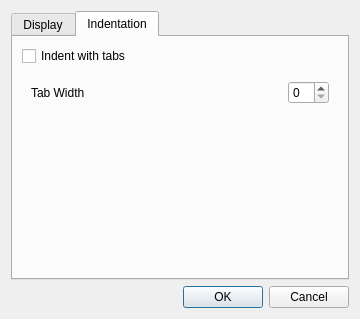
<ui version="4.0" >
 <class>EditorConfigDialog</class>
 <widget class="QDialog" name="EditorConfigDialog" >
  <property name="geometry" >
   <rect>
    <x>0</x>
    <y>0</y>
    <width>360</width>
    <height>319</height>
   </rect>
  </property>
  <property name="windowTitle" >
   <string>Configure Editor</string>
  </property>
  <layout class="QVBoxLayout" name="verticalLayout" >
   <item>
    <widget class="QTabWidget" name="tabWidget" >
     <property name="currentIndex" >
      <number>1</number>
     </property>
     <widget class="QWidget" name="tab" >
      <attribute name="title" >
       <string>Display</string>
      </attribute>
      <layout class="QVBoxLayout" name="verticalLayout_4" >
       <item>
        <widget class="QGroupBox" name="groupBox" >
         <property name="title" >
          <string>Default Font</string>
         </property>
         <layout class="QVBoxLayout" name="verticalLayout_3" >
          <item>
           <layout class="QHBoxLayout" name="horizontalLayout_3" >
            <item>
             <widget class="QLabel" name="label" >
              <property name="text" >
               <string>Family</string>
              </property>
             </widget>
            </item>
            <item>
             <spacer name="horizontalSpacer_2" >
              <property name="orientation" >
               <enum>Qt::Horizontal</enum>
              </property>
              <property name="sizeHint" stdset="0" >
               <size>
                <width>40</width>
                <height>20</height>
               </size>
              </property>
             </spacer>
            </item>
            <item>
             <widget class="QFontComboBox" name="fontFamilyCombo_" />
            </item>
           </layout>
          </item>
          <item>
           <layout class="QHBoxLayout" name="horizontalLayout_4" >
            <item>
             <widget class="QLabel" name="label_3" >
              <property name="text" >
               <string>Size</string>
              </property>
             </widget>
            </item>
            <item>
             <spacer name="horizontalSpacer_3" >
              <property name="orientation" >
               <enum>Qt::Horizontal</enum>
              </property>
              <property name="sizeHint" stdset="0" >
               <size>
                <width>40</width>
                <height>20</height>
               </size>
              </property>
             </spacer>
            </item>
            <item>
             <widget class="QSpinBox" name="fontSizeSpin_" />
            </item>
           </layout>
          </item>
          <item>
           <layout class="QHBoxLayout" name="horizontalLayout_2" >
            <item>
             <widget class="QCheckBox" name="fontBoldCheck_" >
              <property name="text" >
               <string>Bold</string>
              </property>
             </widget>
            </item>
            <item>
             <widget class="QCheckBox" name="fontItalicCheck_" >
              <property name="text" >
               <string>Italic</string>
              </property>
             </widget>
            </item>
           </layout>
          </item>
         </layout>
        </widget>
       </item>
       <item>
        <widget class="QCheckBox" name="hlCurLineCheck_" >
         <property name="text" >
          <string>Highlight current line</string>
         </property>
        </widget>
       </item>
       <item>
        <spacer name="verticalSpacer_2" >
         <property name="orientation" >
          <enum>Qt::Vertical</enum>
         </property>
         <property name="sizeHint" stdset="0" >
          <size>
           <width>20</width>
           <height>41</height>
          </size>
         </property>
        </spacer>
       </item>
      </layout>
     </widget>
     <widget class="QWidget" name="tab_2" >
      <attribute name="title" >
       <string>Indentation</string>
      </attribute>
      <layout class="QVBoxLayout" name="verticalLayout_2" >
       <item>
        <widget class="QCheckBox" name="indentTabsCheck_" >
         <property name="text" >
          <string>Indent with tabs</string>
         </property>
        </widget>
       </item>
       <item>
        <widget class="QWidget" native="1" name="widget" >
         <layout class="QHBoxLayout" name="horizontalLayout" >
          <item>
           <widget class="QLabel" name="label_2" >
            <property name="text" >
             <string>Tab Width</string>
            </property>
           </widget>
          </item>
          <item>
           <spacer name="horizontalSpacer" >
            <property name="orientation" >
             <enum>Qt::Horizontal</enum>
            </property>
            <property name="sizeHint" stdset="0" >
             <size>
              <width>173</width>
              <height>20</height>
             </size>
            </property>
           </spacer>
          </item>
          <item>
           <widget class="QSpinBox" name="tabWidthSpin_" />
          </item>
         </layout>
        </widget>
       </item>
       <item>
        <spacer name="verticalSpacer" >
         <property name="orientation" >
          <enum>Qt::Vertical</enum>
         </property>
         <property name="sizeHint" stdset="0" >
          <size>
           <width>20</width>
           <height>132</height>
          </size>
         </property>
        </spacer>
       </item>
      </layout>
     </widget>
    </widget>
   </item>
   <item>
    <widget class="QDialogButtonBox" name="buttonBox" >
     <property name="orientation" >
      <enum>Qt::Horizontal</enum>
     </property>
     <property name="standardButtons" >
      <set>QDialogButtonBox::Cancel|QDialogButtonBox::Ok</set>
     </property>
    </widget>
   </item>
  </layout>
 </widget>
 <resources/>
 <connections>
  <connection>
   <sender>buttonBox</sender>
   <signal>accepted()</signal>
   <receiver>EditorConfigDialog</receiver>
   <slot>accept()</slot>
   <hints>
    <hint type="sourcelabel" >
     <x>227</x>
     <y>295</y>
    </hint>
    <hint type="destinationlabel" >
     <x>157</x>
     <y>274</y>
    </hint>
   </hints>
  </connection>
  <connection>
   <sender>buttonBox</sender>
   <signal>rejected()</signal>
   <receiver>EditorConfigDialog</receiver>
   <slot>reject()</slot>
   <hints>
    <hint type="sourcelabel" >
     <x>295</x>
     <y>301</y>
    </hint>
    <hint type="destinationlabel" >
     <x>286</x>
     <y>274</y>
    </hint>
   </hints>
  </connection>
  <connection>
   <sender>indentTabsCheck_</sender>
   <signal>toggled(bool)</signal>
   <receiver>widget</receiver>
   <slot>setEnabled(bool)</slot>
   <hints>
    <hint type="sourcelabel" >
     <x>49</x>
     <y>59</y>
    </hint>
    <hint type="destinationlabel" >
     <x>166</x>
     <y>101</y>
    </hint>
   </hints>
  </connection>
 </connections>
</ui>
